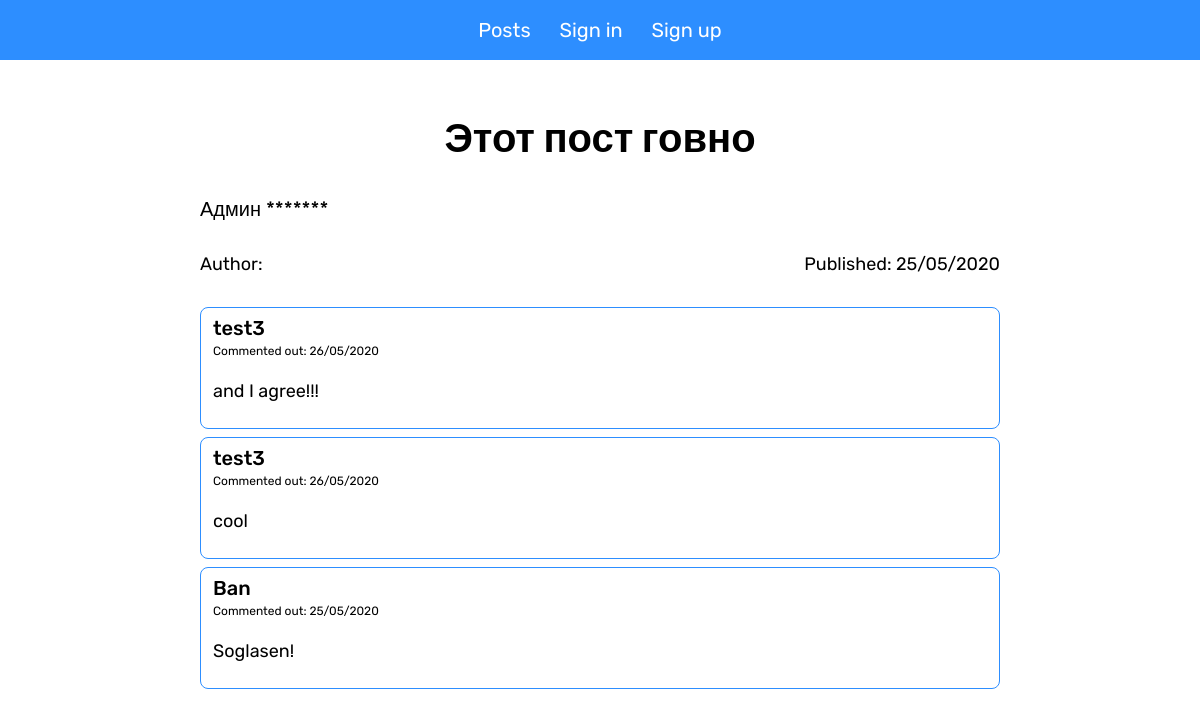
Page /1/ on the earlier database version.
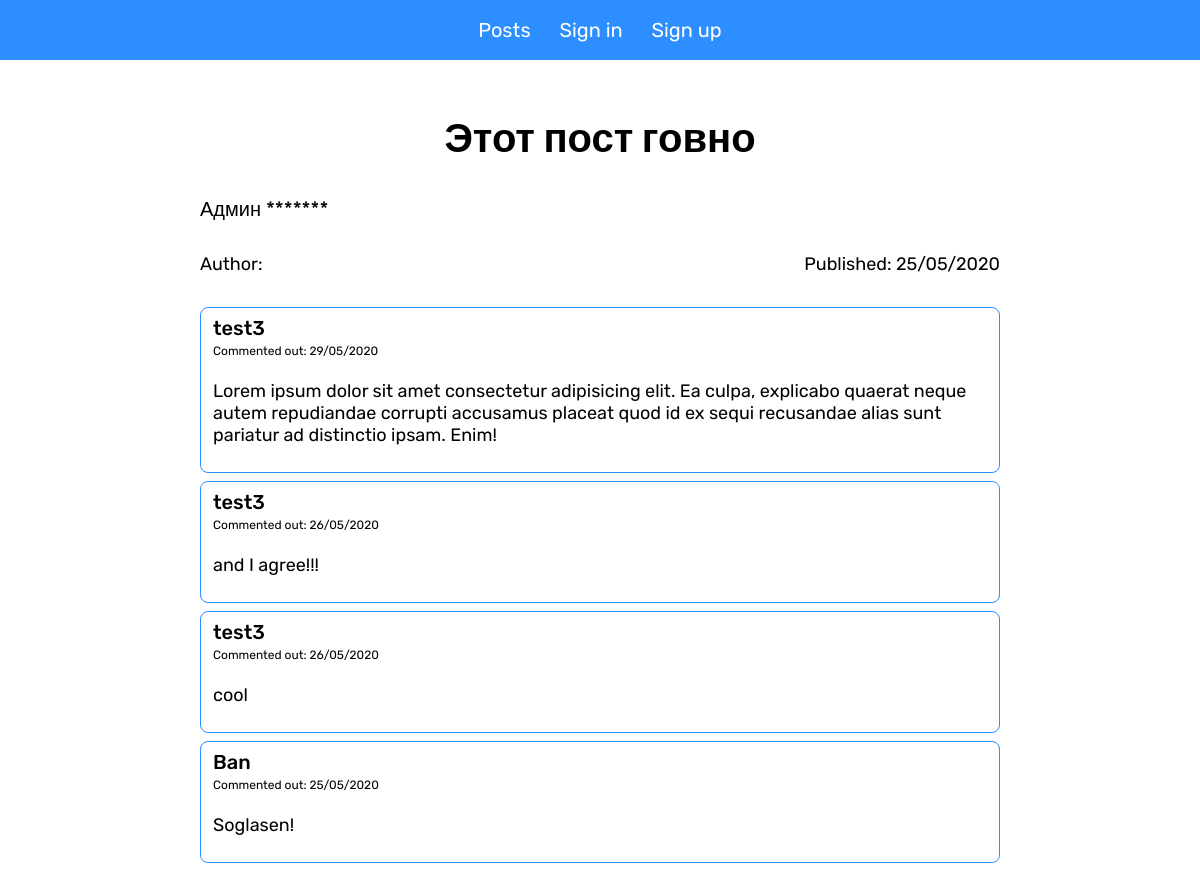
Same page on the later database version.
### postsfeed/apps/posts/models.py (models this page shows, shortened)
class Comment(models.Model):
    post = models.ForeignKey(Post, on_delete = models.CASCADE)
    author_name = models.CharField('author_name', max_length = 50)
    text = models.CharField('text', max_length = 200)
    publication_date = models.DateTimeField('publication_date', auto_now = True)
    class Meta:
        verbose_name = 'Comment'
        verbose_name_plural = 'Comments'

### postsfeed/apps/posts/views.py (the view)
# urls.py: path('<int:postId>/', views.specifiedPost, name = 'specifiedPost'),
def specifiedPost(request, postId):
    try:
        specifiedPost = Post.objects.get(id = postId)
    except:
        raise Http404('Post not found!')
    comments = specifiedPost.comment_set.order_by('-publication_date')
    return render(request, 'posts/specifiedPost.html', {
        'post': specifiedPost,
        'comments': comments
    })

### postsfeed/templates/posts/specifiedPost.html (shortened to what this page needs)
{% extends 'base.html' %}
{% block content %}
<div class="specified-post-page">
  <div class="post">
    <h1 class="post__title">{{ post.title }}</h1>
    <p class="post__content">{{ post.content }}</p>
    <div class="post__info">
      <div>Author: <span><b>{{ post.author_name }}</b></span></div>
      <div>Published: <span><em>{{ post.publication_date|date:'d/m/Y' }}</em></span></div>
    </div>
  </div>
  <div class="post-comments">
    {% if comments %}
      {% for comment in comments %}
        <div class="post-comment">
          <div class="post-comment__author-name">{{ comment.author_name }}</div>
          <div class="post-comment__date">Commented out: <em>{{ comment.publication_date|date:'d/m/Y' }}</em></div>
          <p class="post-comment__text">{{ comment.text }}</p>
        </div>
      {% endfor %}
    {% else %}
      <div class="no-comments-block">There are no comments yet! 😟</div>
  </div>
</div>
{% endif %}
{% endblock %}

Differences in the rows shown:
added Comment: author_name "test3", publication_date "29/05/2020", text "Lorem ipsum dolor sit amet consectetur adipisicing elit. Ea culpa, explicabo quaerat neque autem repudiandae corrupti accusamus placeat quod id ex sequi recusandae alias sunt pariatur ad distinctio ipsam. Enim!"
